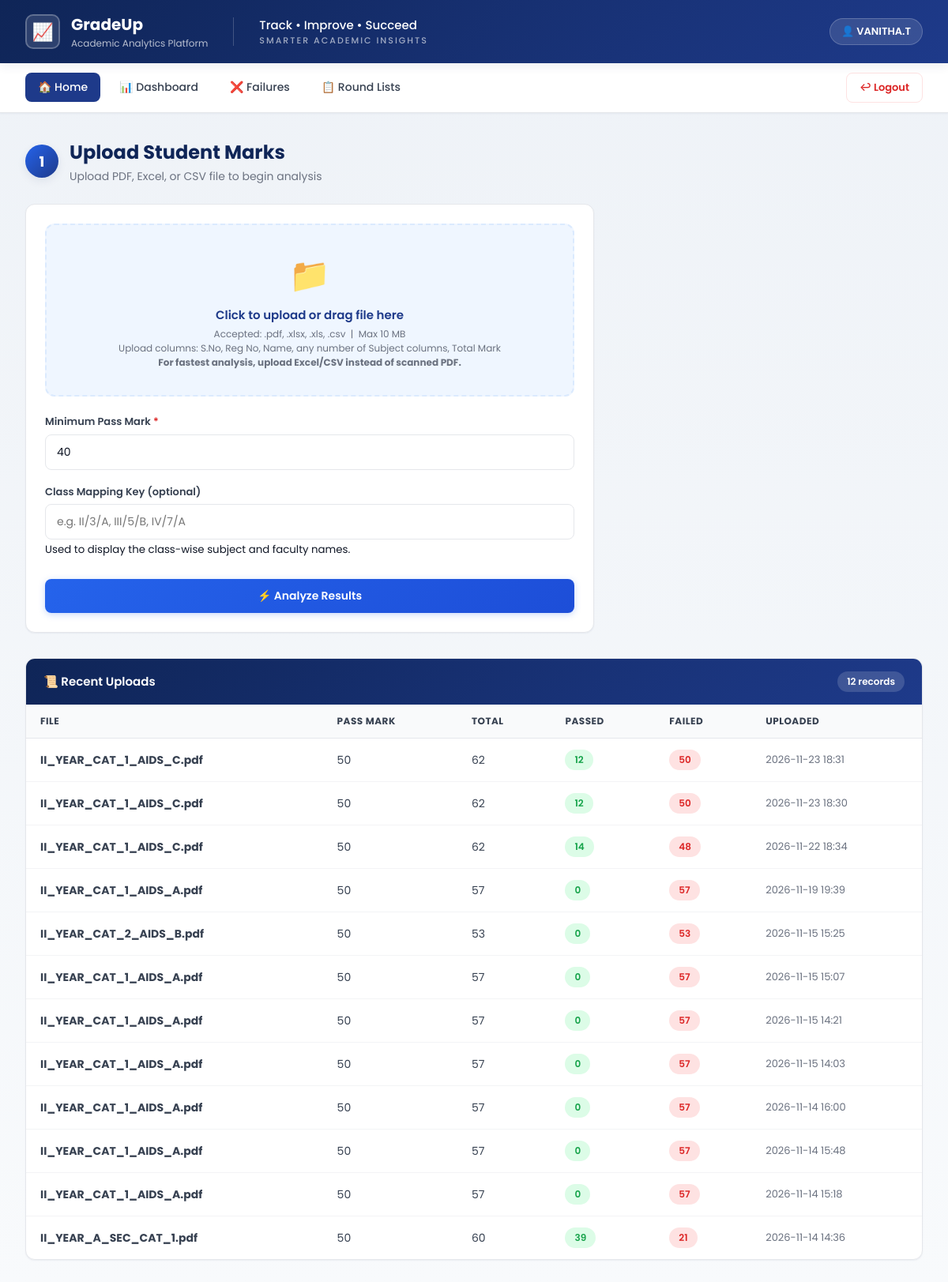
The page / (signed in) on the database its author committed.
### tables this page shows
CREATE TABLE users (
            id INTEGER PRIMARY KEY AUTOINCREMENT,
            full_name TEXT NOT NULL,
            email TEXT UNIQUE NOT NULL,
            department TEXT,
            password_hash TEXT NOT NULL,
            created_at TEXT NOT NULL
        );

CREATE TABLE uploads (
            id INTEGER PRIMARY KEY AUTOINCREMENT,
            user_id INTEGER,
            filename TEXT NOT NULL,
            pass_mark INTEGER NOT NULL,
            uploaded_at TEXT NOT NULL,
            total_students INTEGER,
            passed INTEGER,
            failed INTEGER,
            FOREIGN KEY (user_id) REFERENCES users(id)
        );

### app.py (the view)
@app.route("/")
@login_required
def index():
    return render_template("index.html", history=get_history(current_user.id))

### auth.py (called while the page is built)
@login_manager.user_loader
def load_user(user_id):
    data = get_user_by_id(int(user_id))
    return User(data) if data else None

### database.py (called while the page is built, shortened)
def get_conn():
    conn = sqlite3.connect(DB_PATH)
    conn.row_factory = sqlite3.Row
    return conn

def _uses_postgres():
    return bool(DATABASE_URL)

def _sql(sql):
    return sql.replace("?", "%s") if _uses_postgres() else sql

def get_user_by_id(user_id):
    conn = get_conn()
    c = conn.cursor()
    c.execute(_sql("SELECT * FROM users WHERE id = ?"), (user_id,))
    row = c.fetchone()
    conn.close()
    return dict(row) if row else None

def get_history(user_id):
    conn = get_conn()
    c = conn.cursor()
    c.execute(_sql("""
        SELECT * FROM uploads WHERE user_id = ?
        ORDER BY id DESC LIMIT 20
    """), (user_id,))
    rows = [dict(r) for r in c.fetchall()]
    conn.close()
    return rows

### templates/index.html (shortened to what this page needs)
{% extends "base.html" %}
{% block content %}
<div class="container">
    <div class="page-title">
        <div class="step-badge">1</div>
        <div>
            <h2>Upload Student Marks</h2>
            <p>Upload PDF, Excel, or CSV file to begin analysis</p>
        </div>
    </div>
    <div class="card" style="max-width: 720px;">
        <form method="POST" action="{{ url_for('upload') }}" enctype="multipart/form-data">
            <div class="drop-zone" id="dropZone">
                <div class="drop-zone-icon">📁</div>
                <div class="drop-zone-text" id="dropText">Click to upload or drag file here</div>
                <div class="drop-zone-hint">
                    Accepted: .pdf, .xlsx, .xls, .csv &nbsp;|&nbsp; Max 10 MB<br>
                    Upload columns: S.No, Reg No, Name, any number of Subject columns, Total Mark<br>
                    <strong>For fastest analysis, upload Excel/CSV instead of scanned PDF.</strong>
                </div>
            </div>
            <div style="display: grid; grid-template-columns: 1fr; gap: 12px; margin-top: 22px;">
                <div class="form-group">
                    <label>Minimum Pass Mark <span class="req">*</span></label>
                    <input type="number" name="pass_mark" class="form-control"
                           value="40" min="0" max="100" required>
                </div>
            </div>
            <div class="form-group">
                <label>Class Mapping Key (optional)</label>
                <input type="text" name="class_key" class="form-control"
                       placeholder="e.g. II/3/A, III/5/B, IV/7/A">
                <small>Used to display the class-wise subject and faculty names.</small>
            </div>
            <button type="submit" class="btn btn-primary btn-block" style="margin-top: 8px;">
                ⚡ Analyze Results
            </button>
        </form>
    </div>
    {% if history %}
    <div class="table-wrap" style="margin-top: 32px;">
        <div class="table-header">
            <h3>📜 Recent Uploads</h3>
            <span class="count-pill">{{ history|length }} records</span>
        </div>
        <table>
            <thead>
                <tr>
                    <th>File</th><th>Pass Mark</th><th>Total</th>
                    <th>Passed</th><th>Failed</th><th>Uploaded</th>
                </tr>
            </thead>
            <tbody>
                {% for r in history %}
                <tr>
                    <td><strong>{{ r.filename }}</strong></td>
                    <td>{{ r.pass_mark }}</td>
                    <td>{{ r.total_students }}</td>
                    <td><span class="badge badge-pass">{{ r.passed }}</span></td>
                    <td><span class="badge badge-fail">{{ r.failed }}</span></td>
                    <td style="color:#6b7280; font-size:13px;">
                        {{ r.uploaded_at[:16].replace('T', ' ') }}
                    </td>
                </tr>
                {% endfor %}
            </tbody>
        </table>
    </div>
    {% endif %}
</div>
{% endblock %}

### templates/base.html (shortened to what this page needs)
<!DOCTYPE html>
<html lang="en">
<head>
    <link rel="stylesheet" href="{{ url_for('static', filename='style.css') }}">
</head>
<body>
<header class="top-header">
    <div class="brand">
        <div class="brand-icon" aria-hidden="true">📈</div>
        <div class="brand-text">
            <h1>GradeUp</h1>
            <p>Academic Analytics Platform</p>
        </div>
    </div>
    <div class="header-tagline">
        Track • Improve • Succeed
        <span>Smarter Academic Insights</span>
    </div>
    {% if current_user.is_authenticated %}
    <div class="user-chip">👤 {{ current_user.full_name }}</div>
    {% endif %}
</header>
{% if current_user.is_authenticated %}
<nav class="sub-nav">
    <div class="sub-nav-left">
        <a href="{{ url_for('index') }}" class="nav-link {% if request.endpoint == 'index' %}active{% endif %}">🏠 Home</a>
        <a href="{{ url_for('dashboard') }}" class="nav-link {% if request.endpoint == 'dashboard' %}active{% endif %}">📊 Dashboard</a>
        <a href="{{ url_for('failures') }}" class="nav-link {% if request.endpoint == 'failures' %}active{% endif %}">❌ Failures</a>
        <a href="{{ url_for('round_lists') }}" class="nav-link {% if request.endpoint == 'round_lists' %}active{% endif %}">📋 Round Lists</a>
    </div>
    <div class="sub-nav-right">
        <a href="{{ url_for('auth.logout') }}" class="btn-logout">↩ Logout</a>
    </div>
</nav>
{% endif %}
{% block content %}{% endblock %}
</body>
</html>

### rows shown on the page
users: full_name "VANITHA.T"
uploads: filename "II_YEAR_CAT_1_AIDS_C.pdf", pass_mark "50", total_students "62", passed "12", failed "50", uploaded_at "2026-11-23 18:31"
uploads: filename "II_YEAR_CAT_1_AIDS_C.pdf", pass_mark "50", total_students "62", passed "12", failed "50", uploaded_at "2026-11-23 18:30"
uploads: filename "II_YEAR_CAT_1_AIDS_C.pdf", pass_mark "50", total_students "62", passed "14", failed "48", uploaded_at "2026-11-22 18:34"
uploads: filename "II_YEAR_CAT_1_AIDS_A.pdf", pass_mark "50", total_students "57", passed "0", failed "57", uploaded_at "2026-11-19 19:39"
uploads: filename "II_YEAR_CAT_2_AIDS_B.pdf", pass_mark "50", total_students "53", passed "0", failed "53", uploaded_at "2026-11-15 15:25"
uploads: filename "II_YEAR_CAT_1_AIDS_A.pdf", pass_mark "50", total_students "57", passed "0", failed "57", uploaded_at "2026-11-15 15:07"
uploads: filename "II_YEAR_CAT_1_AIDS_A.pdf", pass_mark "50", total_students "57", passed "0", failed "57", uploaded_at "2026-11-15 14:21"
uploads: filename "II_YEAR_CAT_1_AIDS_A.pdf", pass_mark "50", total_students "57", passed "0", failed "57", uploaded_at "2026-11-15 14:03"
uploads: filename "II_YEAR_CAT_1_AIDS_A.pdf", pass_mark "50", total_students "57", passed "0", failed "57", uploaded_at "2026-11-14 16:00"
uploads: filename "II_YEAR_CAT_1_AIDS_A.pdf", pass_mark "50", total_students "57", passed "0", failed "57", uploaded_at "2026-11-14 15:48"
uploads: filename "II_YEAR_CAT_1_AIDS_A.pdf", pass_mark "50", total_students "57", passed "0", failed "57", uploaded_at "2026-11-14 15:18"
uploads: filename "II_YEAR_A_SEC_CAT_1.pdf", pass_mark "50", total_students "60", passed "39", failed "21", uploaded_at "2026-11-14 14:36"

### other values the page prints
{{ history|length }} "12"
